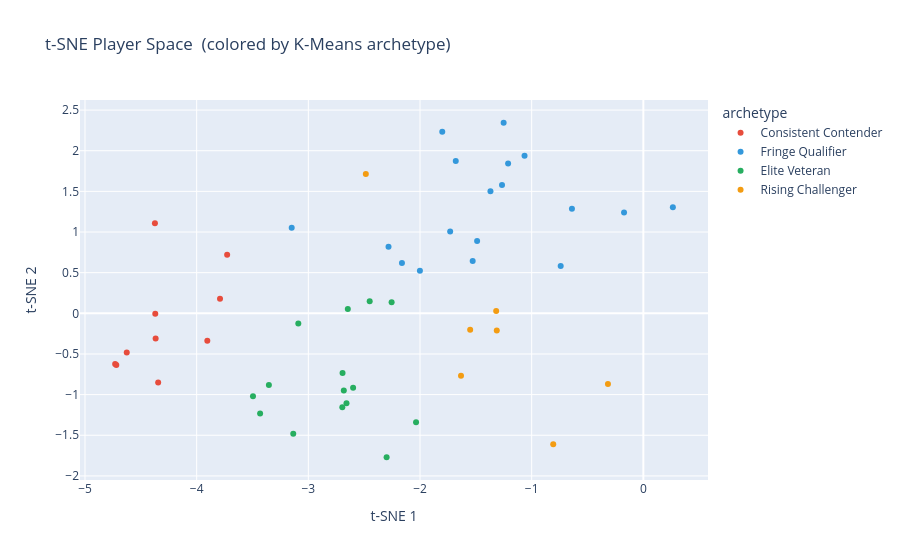

Source (notebook cell):
### Markdown cell above
---
## 6. Dimensionality Reduction — PCA & t-SNE

**Why dimensionality reduction?**
The 6-feature career space cannot be visualized directly. PCA and t-SNE project it to 2D
for visual validation that the K-Means clusters are genuinely well-separated.

- **PCA** finds the linear directions of maximum variance — fast and interpretable axes
- **t-SNE** preserves local neighborhood structure non-linearly — better at revealing cluster shape

Both methods confirm that the four archetypes are meaningfully distinct in feature space.

### Code cell
# Function to compute t-SNE coordinates and add them to the career DataFrame
def compute_tsne(career):
    X, _, _    = prep_cluster_matrix(career)          # Scale the career features
    perplexity = min(30, len(career) - 1)             # Perplexity must be < number of points
    tsne       = TSNE(n_components=2, perplexity=perplexity, random_state=42, max_iter=1000)
    coords     = tsne.fit_transform(X)                # Fit and project to 2D
    career     = career.copy()
    career['t1'] = coords[:, 0]   # t-SNE dimension 1
    career['t2'] = coords[:, 1]   # t-SNE dimension 2
    return career


career_clustered = compute_tsne(career_clustered)  # Add t-SNE coordinates

# Interactive Plotly scatter — hover over any point to see player name and stats
fig = px.scatter(
    career_clustered,
    x='t1', y='t2',
    color='archetype',
    hover_name='nickname',
    hover_data={'avg_elo': ':.0f', 'avg_winrate': ':.1%', 't1': False, 't2': False},
    title='t-SNE Player Space  (colored by K-Means archetype)',
    labels={'t1': 't-SNE 1', 't2': 't-SNE 2'},
    color_discrete_sequence=['#e74c3c', '#3498db', '#27ae60', '#f39c12'],
)
fig.show()

### Figure 1 — Plotly figure (JSON) as saved in the notebook; plotly's stock layout.template omitted (floating-point values rounded to 4 significant figures)
{"data": [{"customdata": [[2273.0, 0.6632], [2179.0, 0.5105], [2097.0, 0.4921], [2200.0, 0.5906], [2409.0, 0.5632], [2385.0, 0.65], [2480.0, 0.6257], [2387.0, 0.6558], [2260.0, 0.5766], [2364.0, 0.4586]], "hovertemplate": "<b>%{hovertext}</b><br><br>archetype=Consistent Contender<br>avg_elo=%{customdata[0]:.0f}<br>avg_winrate=%{customdata[1]:.1%}<extra></extra>", "hovertext": ["7rowl", "Ancoboyy", "BeefSalad", "Oxidiot", "bing_pigs", "doogile", "hackingnoises", "lowk3y_", "silverrruns", "v_strid"], "legendgroup": "Consistent Contender", "marker": {"color": "#e74c3c", "symbol": "circle"}, "mode": "markers", "name": "Consistent Contender", "orientation": "v", "showlegend": true, "type": "scatter", "x": [-4.626, -3.791, -3.727, -3.905, -4.371, -4.72, -4.345, -4.73, -4.367, -4.374], "xaxis": "x", "y": [-0.4818, 0.1802, 0.7193, -0.3375, -0.004354, -0.636, -0.8523, -0.6242, -0.3091, 1.109], "yaxis": "y"}, {"customdata": [[2231.0, 0.4963], [NaN, 0.4474], [2232.0, 0.5], [1441.0, 0.5053], [1763.0, 0.56], [1895.0, 0.41], [2086.0, 0.5631], [2059.0, 0.5707], [1768.0, 0.4952], [1932.0, 0.4956], [1831.0, 0.5341], [1819.0, 0.3765], [1747.0, 0.4685], [2177.0, 0.4348], [2004.0, 0.5529], [2072.0, 0.5229], [NaN, 0.6047], [NaN, 0.4637]], "hovertemplate": "<b>%{hovertext}</b><br><br>archetype=Fringe Qualifier<br>avg_elo=%{customdata[0]:.0f}<br>avg_winrate=%{customdata[1]:.1%}<extra></extra>", "hovertext": ["ANJOUU", "Ayreliaa", "Bloonskiller", "Dylqn", "Emillk", "MoleyG", "MrBudgiee", "Ranik_", "autoqualler", "dandannyboy", "drx6", "dwoh", "kW1st", "loodlow", "orachi_", "paplerr", "priffie", "pulsar32"], "legendgroup": "Fringe Qualifier", "marker": {"color": "#3498db", "symbol": "circle"}, "mode": "markers", "name": "Fringe Qualifier", "orientation": "v", "showlegend": true, "type": "scatter", "x": [-2.162, -2.001, -0.7403, -1.251, -1.211, -1.68, -0.1729, -0.6395, -1.266, -3.149, -1.369, -1.801, -1.064, -1.489, -1.528, -1.73, 0.2641, -2.282], "xaxis": "x", "y": [0.6179, 0.525, 0.5825, 2.344, 1.843, 1.874, 1.241, 1.285, 1.577, 1.051, 1.502, 2.234, 1.94, 0.8884, 0.6441, 1.005, 1.305, 0.8201], "yaxis": "y"}, {"customdata": [[2252.0, 0.6273], [2408.0, 0.5604], [2362.0, 0.5055], [2304.0, 0.5577], [2256.0, 0.5], [2462.0, 0.5761], [2208.0, 0.6029], [2397.0, 0.5941], [2110.0, 0.5227], [2274.0, 0.5075], [2600.0, 0.5356], [2402.0, 0.6522], [2278.0, 0.4771], [2008.0, 0.5], [2432.0, 0.5385]], "hovertemplate": "<b>%{hovertext}</b><br><br>archetype=Elite Veteran<br>avg_elo=%{customdata[0]:.0f}<br>avg_winrate=%{customdata[1]:.1%}<extra></extra>", "hovertext": ["Aquacorde", "BadGamer", "BlazeMind", "DARVY__X1", "Erikfzf", "Feinberg", "HDMICables", "Infume", "KenanKardes", "TUDORULE", "edcr", "nahhann", "nhb_", "r7sD4fH6jK0wY5uB", "steez"], "legendgroup": "Elite Veteran", "marker": {"color": "#27ae60", "symbol": "circle"}, "mode": "markers", "name": "Elite Veteran", "orientation": "v", "showlegend": true, "type": "scatter", "x": [-3.353, -2.658, -2.599, -2.682, -2.451, -3.496, -2.035, -3.432, -2.647, -3.09, -3.135, -2.299, -2.694, -2.254, -2.696], "xaxis": "x", "y": [-0.8828, -1.107, -0.9144, -0.9508, 0.1481, -1.021, -1.34, -1.232, 0.0529, -0.1237, -1.482, -1.77, -0.7337, 0.1348, -1.157], "yaxis": "y"}, {"customdata": [[2066.0, 0.6407], [1930.0, 0.7721], [1846.0, 0.5889], [1846.0, 0.6122], [2176.0, 0.8], [NaN, 0.74], [1977.0, 0.6081]], "hovertemplate": "<b>%{hovertext}</b><br><br>archetype=Rising Challenger<br>avg_elo=%{customdata[0]:.0f}<br>avg_winrate=%{customdata[1]:.1%}<extra></extra>", "hovertext": ["AutomattPLUS", "CroProYT", "Cube1337x", "Hinart", "Pinne", "Reignex", "retropog"], "legendgroup": "Rising Challenger", "marker": {"color": "#f39c12", "symbol": "circle"}, "mode": "markers", "name": "Rising Challenger", "orientation": "v", "showlegend": true, "type": "scatter", "x": [-1.551, -0.317, -1.318, -1.313, -0.8071, -2.485, -1.633], "xaxis": "x", "y": [-0.2036, -0.8692, 0.02761, -0.2103, -1.61, 1.713, -0.7686], "yaxis": "y"}], "layout": {"legend": {"title": {"text": "archetype"}, "tracegroupgap": 0}, "title": {"text": "t-SNE Player Space  (colored by K-Means archetype)"}, "xaxis": {"anchor": "y", "domain": [0, 1], "title": {"text": "t-SNE 1"}}, "yaxis": {"anchor": "x", "domain": [0, 1], "title": {"text": "t-SNE 2"}}}}
